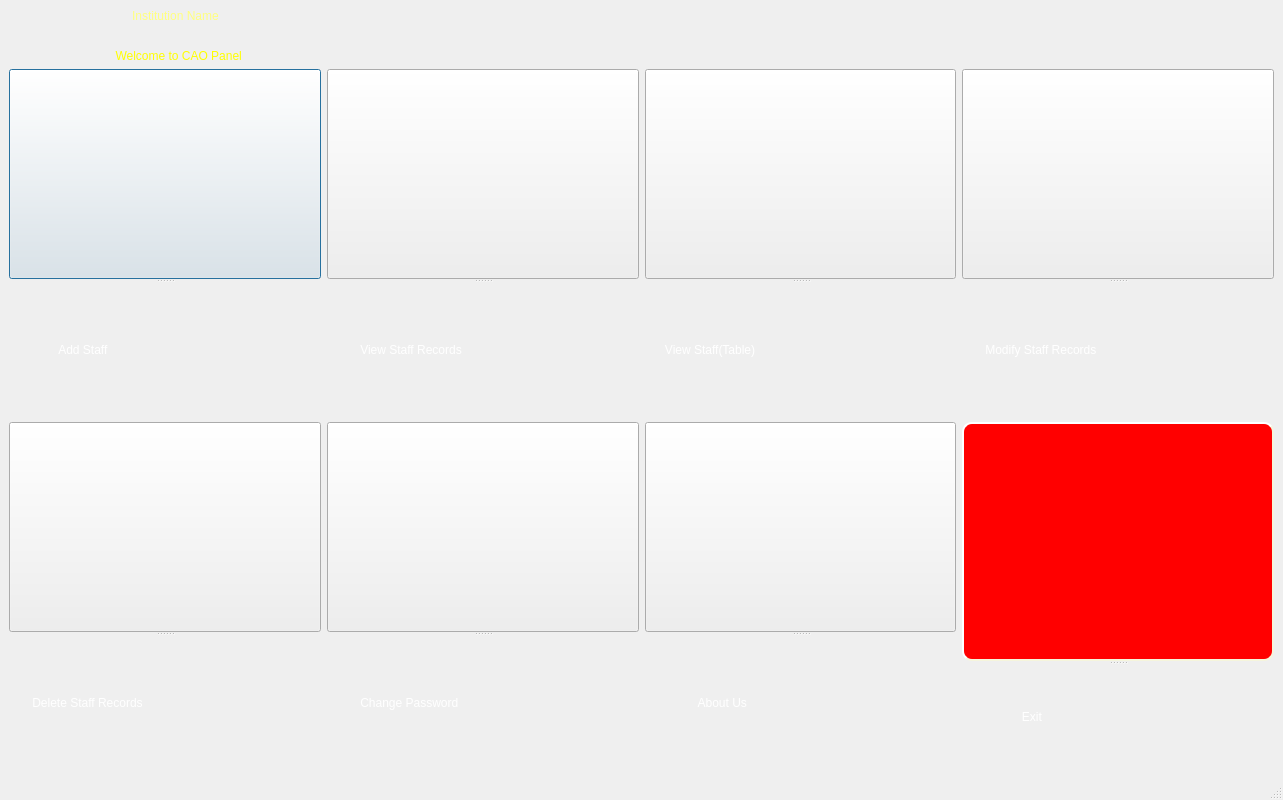
<?xml version="1.0" encoding="UTF-8"?>
<ui version="4.0">
 <class>Cao_panel</class>
 <widget class="QMainWindow" name="Cao_panel">
  <property name="geometry">
   <rect>
    <x>0</x>
    <y>0</y>
    <width>1283</width>
    <height>800</height>
   </rect>
  </property>
  <property name="windowTitle">
   <string>Welcome to CAO Panel</string>
  </property>
  <property name="windowIcon">
   <iconset resource="resources.qrc">
    <normaloff>:/new/images/icons/logoicon.ico</normaloff>:/new/images/icons/logoicon.ico</iconset>
  </property>
  <property name="styleSheet">
   <string notr="true">#centralwidget {background-image: url(:/new/images/Images/background_gradient_blue_02_jpg_max.jpg);
}

QPushButton#pushButton_exitstaff{
    background-color: rgb(255, 0, 0);
    border-style: outset;
    border-width: 2px;
    border-radius: 10px;
    border-color: beige;
    font: bold 14px;
	color:white;
    min-width: 10em;
    padding: 6px;
}</string>
  </property>
  <widget class="QWidget" name="centralwidget">
   <layout class="QVBoxLayout" name="verticalLayout_2">
    <item>
     <layout class="QVBoxLayout" name="verticalLayout">
      <item>
       <widget class="QLabel" name="inst_name">
        <property name="styleSheet">
         <string notr="true">color: rgb(255, 255, 127);
font: 26pt &quot;Gill Sans Ultra Bold&quot;;
qproperty-alignment: AlignCenter;</string>
        </property>
        <property name="text">
         <string>                                     Institution Name </string>
        </property>
       </widget>
      </item>
      <item>
       <spacer name="horizontalSpacer">
        <property name="orientation">
         <enum>Qt::Horizontal</enum>
        </property>
        <property name="sizeHint" stdset="0">
         <size>
          <width>40</width>
          <height>20</height>
         </size>
        </property>
       </spacer>
      </item>
      <item>
       <widget class="QLabel" name="label_29">
        <property name="styleSheet">
         <string notr="true">color: rgb(255, 255, 0);
font: 22pt &quot;Gill Sans Ultra Bold&quot;;
qproperty-alignment: AlignCenter;</string>
        </property>
        <property name="text">
         <string>                                Welcome to CAO Panel</string>
        </property>
       </widget>
      </item>
     </layout>
    </item>
    <item>
     <layout class="QHBoxLayout" name="horizontalLayout_4">
      <item>
       <widget class="QSplitter" name="splitter_16">
        <property name="orientation">
         <enum>Qt::Vertical</enum>
        </property>
        <widget class="QPushButton" name="pushButton_addstaff">
         <property name="toolTip">
          <string>Add staff</string>
         </property>
         <property name="styleSheet">
          <string notr="true">border-image: url(:/new/staff/Images/staff/images.jpg);</string>
         </property>
         <property name="text">
          <string/>
         </property>
         <property name="iconSize">
          <size>
           <width>20</width>
           <height>20</height>
          </size>
         </property>
         <property name="autoDefault">
          <bool>false</bool>
         </property>
         <property name="default">
          <bool>true</bool>
         </property>
         <property name="flat">
          <bool>false</bool>
         </property>
        </widget>
        <widget class="QLabel" name="label_20">
         <property name="styleSheet">
          <string notr="true">color:white;
font: 10pt &quot;Gill Sans Ultra Bold&quot;;</string>
         </property>
         <property name="text">
          <string>               Add Staff </string>
         </property>
        </widget>
       </widget>
      </item>
      <item>
       <widget class="QSplitter" name="splitter_20">
        <property name="orientation">
         <enum>Qt::Vertical</enum>
        </property>
        <widget class="QPushButton" name="pushButton_viewstaff">
         <property name="acceptDrops">
          <bool>false</bool>
         </property>
         <property name="autoFillBackground">
          <bool>false</bool>
         </property>
         <property name="styleSheet">
          <string notr="true">border-image: url(:/new/staff/Images/staff/icon-documentation.png);</string>
         </property>
         <property name="text">
          <string/>
         </property>
        </widget>
        <widget class="QLabel" name="label_21">
         <property name="styleSheet">
          <string notr="true">color:white;
font: 10pt &quot;Gill Sans Ultra Bold&quot;;
</string>
         </property>
         <property name="text">
          <string>          View Staff Records</string>
         </property>
        </widget>
       </widget>
      </item>
      <item>
       <widget class="QSplitter" name="splitter_21">
        <property name="orientation">
         <enum>Qt::Vertical</enum>
        </property>
        <widget class="QPushButton" name="viewstafftable">
         <property name="styleSheet">
          <string notr="true">border-image: url(:/new/staff/Images/staff/Table Search.jpg);</string>
         </property>
         <property name="text">
          <string/>
         </property>
        </widget>
        <widget class="QLabel" name="label_22">
         <property name="styleSheet">
          <string notr="true">color:white;
font: 10pt &quot;Gill Sans Ultra Bold&quot;;</string>
         </property>
         <property name="text">
          <string>      View Staff(Table)</string>
         </property>
        </widget>
       </widget>
      </item>
      <item>
       <widget class="QSplitter" name="splitter_22">
        <property name="orientation">
         <enum>Qt::Vertical</enum>
        </property>
        <widget class="QPushButton" name="pushButton_modifystaff">
         <property name="styleSheet">
          <string notr="true">border-image: url(:/new/staff/Images/staff/photo_edit.png);</string>
         </property>
         <property name="text">
          <string/>
         </property>
        </widget>
        <widget class="QLabel" name="label_23">
         <property name="styleSheet">
          <string notr="true">color:white;
font: 10pt &quot;Gill Sans Ultra Bold&quot;;</string>
         </property>
         <property name="text">
          <string>       Modify Staff Records</string>
         </property>
        </widget>
       </widget>
      </item>
     </layout>
    </item>
    <item>
     <layout class="QHBoxLayout" name="horizontalLayout">
      <item>
       <widget class="QSplitter" name="splitter">
        <property name="orientation">
         <enum>Qt::Vertical</enum>
        </property>
        <widget class="QPushButton" name="pushButton_deletestaff">
         <property name="styleSheet">
          <string notr="true">border-image: url(:/new/staff/Images/staff/businessman_delete.png);</string>
         </property>
         <property name="text">
          <string/>
         </property>
        </widget>
        <widget class="QLabel" name="label_24">
         <property name="styleSheet">
          <string notr="true">color:white;
font: 10pt &quot;Gill Sans Ultra Bold&quot;;</string>
         </property>
         <property name="text">
          <string>       Delete Staff Records</string>
         </property>
        </widget>
       </widget>
      </item>
      <item>
       <widget class="QSplitter" name="splitter_2">
        <property name="orientation">
         <enum>Qt::Vertical</enum>
        </property>
        <widget class="QPushButton" name="pushButton_changepasswordstaff">
         <property name="styleSheet">
          <string notr="true">border-image: url(:/new/staff/Images/staff/Aha-Soft-Security-Modify-key.ico);</string>
         </property>
         <property name="text">
          <string/>
         </property>
        </widget>
        <widget class="QLabel" name="label_26">
         <property name="styleSheet">
          <string notr="true">color:white;
font: 10pt &quot;Gill Sans Ultra Bold&quot;;
</string>
         </property>
         <property name="text">
          <string>          Change Password</string>
         </property>
        </widget>
       </widget>
      </item>
      <item>
       <widget class="QSplitter" name="splitter_3">
        <property name="orientation">
         <enum>Qt::Vertical</enum>
        </property>
        <widget class="QPushButton" name="pushButton_19">
         <property name="styleSheet">
          <string notr="true">border-image: url(:/new/staff/Images/staff/images.png);</string>
         </property>
         <property name="text">
          <string/>
         </property>
        </widget>
        <widget class="QLabel" name="label_27">
         <property name="styleSheet">
          <string notr="true">color:white;
font: 10pt &quot;Gill Sans Ultra Bold&quot;;
</string>
         </property>
         <property name="text">
          <string>                About Us</string>
         </property>
        </widget>
       </widget>
      </item>
      <item>
       <widget class="QSplitter" name="splitter_4">
        <property name="orientation">
         <enum>Qt::Vertical</enum>
        </property>
        <widget class="QPushButton" name="pushButton_exitstaff">
         <property name="styleSheet">
          <string notr="true">border-image: url(:/new/staff/Images/staff/download.jpg);</string>
         </property>
         <property name="text">
          <string/>
         </property>
        </widget>
        <widget class="QLabel" name="label_25">
         <property name="styleSheet">
          <string notr="true">color:white;
font: 10pt &quot;Gill Sans Ultra Bold&quot;;</string>
         </property>
         <property name="text">
          <string>                  Exit</string>
         </property>
        </widget>
       </widget>
      </item>
     </layout>
    </item>
   </layout>
  </widget>
  <widget class="QStatusBar" name="statusbar"/>
 </widget>
 <resources>
  <include location="resources.qrc"/>
 </resources>
 <connections/>
</ui>
